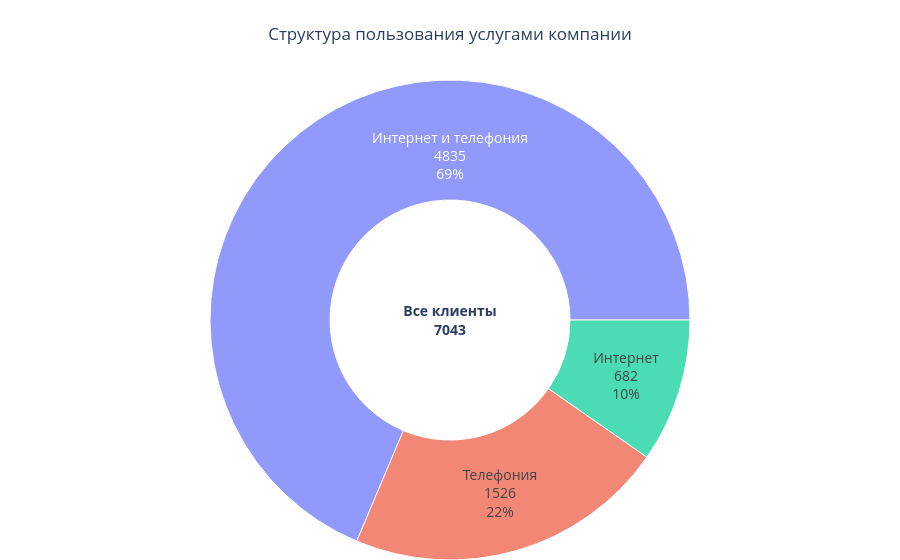

The code cell stored with this chart in its notebook:
### Code cell
labels=["<b>Все клиенты<b>", "Телефония", "Интернет и телефония", "Интернет"]
parents=["", "<b>Все клиенты<b>", "<b>Все клиенты<b>", "<b>Все клиенты<b>"]      
values=[7043, 1526, 4835, 682]    

fig =go.Figure(go.Sunburst(labels=labels,
                           parents=parents,
                           values=values,
                           textinfo='label+value+percent parent', 
                           insidetextorientation='horizontal',
                           textfont_size=14,
                           branchvalues="total")
              )
fig.update_layout(margin = dict(t=80, l=0, r=0, b=0),
                 title='Структура пользования услугами компании', 
                  title_x=0.5)

fig.show()

### Figure 1 — Plotly figure (JSON) as saved in the notebook; plotly's stock layout.template omitted (floating-point values rounded to 4 significant figures)
{"data": [{"branchvalues": "total", "insidetextorientation": "horizontal", "labels": ["<b>Все клиенты<b>", "Телефония", "Интернет и телефония", "Интернет"], "parents": ["", "<b>Все клиенты<b>", "<b>Все клиенты<b>", "<b>Все клиенты<b>"], "textfont": {"size": 14}, "textinfo": "label+value+percent parent", "type": "sunburst", "values": [7043, 1526, 4835, 682]}], "layout": {"margin": {"b": 0, "l": 0, "r": 0, "t": 80}, "title": {"text": "Структура пользования услугами компании", "x": 0.5}}}
